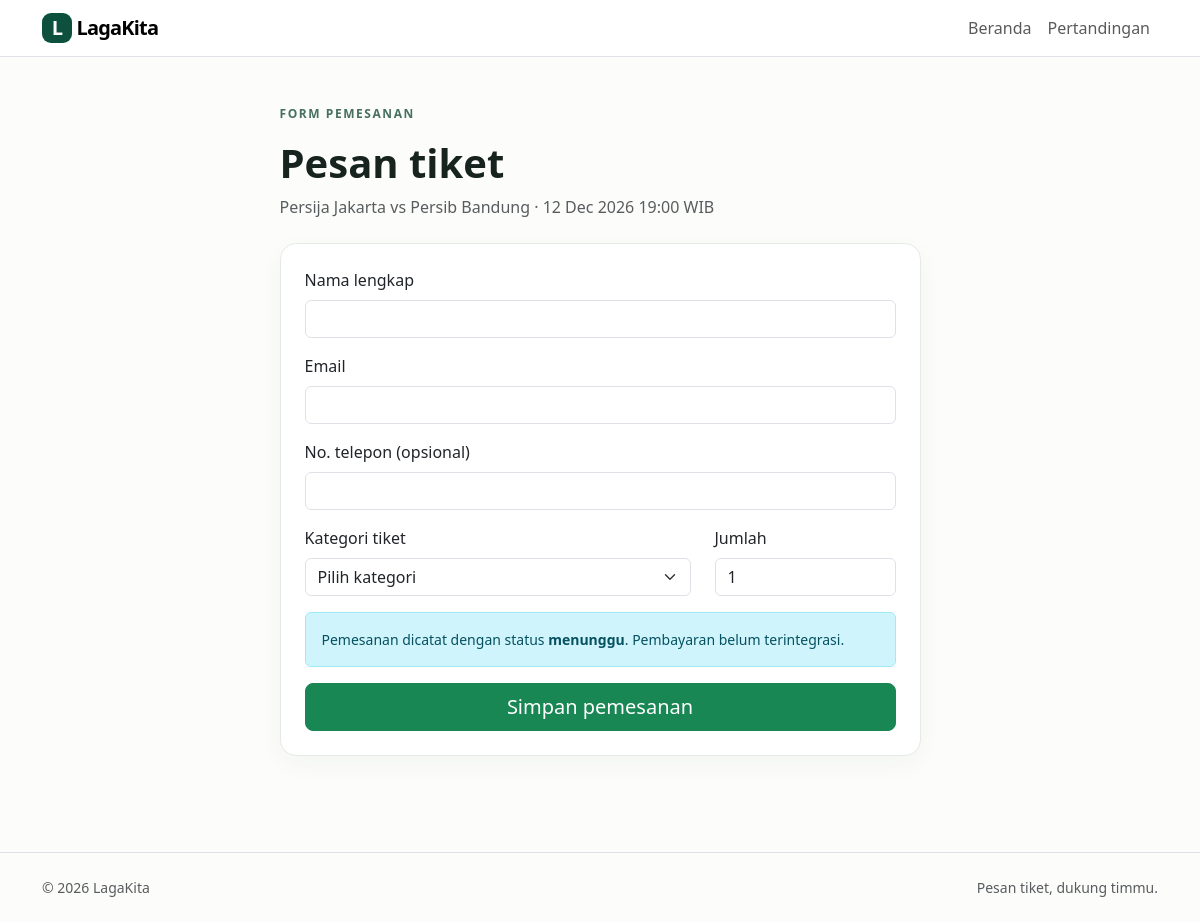
The page /pesan.php?id=1 on the database its author committed.
### tables this page shows
CREATE TABLE IF NOT EXISTS pertandingan (
  id INT UNSIGNED AUTO_INCREMENT PRIMARY KEY,
  tim_tuan_rumah VARCHAR(100) NOT NULL,
  tim_tamu VARCHAR(100) NOT NULL,
  kompetisi VARCHAR(120) NOT NULL,
  tanggal DATETIME NOT NULL,
  stadion VARCHAR(150) NOT NULL,
  kota VARCHAR(100) NOT NULL,
  deskripsi TEXT NULL,
  status ENUM('akan_datang','selesai','dibatalkan') NOT NULL DEFAULT 'akan_datang',
  dibuat_pada TIMESTAMP NOT NULL DEFAULT CURRENT_TIMESTAMP,
  INDEX idx_pertandingan_tanggal_status (tanggal, status)
);

### includes/db.php (called while the page is built, shortened)
<?php
function e(string|int|float|null $value): string { return htmlspecialchars((string)$value, ENT_QUOTES, 'UTF-8'); }

### pesan.php (the view, shortened to what this page needs)
<?php
require_once __DIR__.'/includes/db.php';
$matchId=filter_input(INPUT_GET,'id',FILTER_VALIDATE_INT) ?: filter_input(INPUT_POST,'pertandingan_id',FILTER_VALIDATE_INT);
$q=$pdo->prepare('SELECT * FROM pertandingan WHERE id=? AND status="akan_datang"'); $q->execute([$matchId?:0]); $match=$q->fetch();
$q=$pdo->prepare('SELECT * FROM kategori_tiket WHERE pertandingan_id=? AND stok>0 ORDER BY harga'); $q->execute([$match['id']]); $categories=$q->fetchAll();
?><!doctype html><html lang="id"><head><meta charset="utf-8"><meta name="viewport" content="width=device-width,initial-scale=1"><title>Pesan Tiket | LagaKita</title><link href="https://cdn.jsdelivr.net/npm/bootstrap@5.3.3/dist/css/bootstrap.min.css" rel="stylesheet"><link href="assets/css/style.css" rel="stylesheet"></head><body><?php include __DIR__.'/includes/navbar.php'; ?><main class="container py-5"><div class="row justify-content-center"><div class="col-lg-7"><p class="eyebrow">FORM PEMESANAN</p><h1 class="fw-bold">Pesan tiket</h1><p class="text-muted mb-4"><?= e($match['tim_tuan_rumah']) ?> vs <?= e($match['tim_tamu']) ?> · <?= e(date('d M Y H:i',strtotime($match['tanggal']))) ?> WIB</p><?php if($errors): ?><div class="alert alert-danger"><ul class="mb-0"><?php foreach($errors as $error): ?><li><?= e($error) ?></li><?php endforeach; ?></ul></div><?php endif; ?><form method="post" data-confirm class="card match-card"><div class="card-body p-4"><input type="hidden" name="pertandingan_id" value="<?= (int)$match['id'] ?>"><div class="mb-3"><label class="form-label" for="nama">Nama lengkap</label><input class="form-control" id="nama" name="nama" maxlength="120" required value="<?= e($_POST['nama']??'') ?>"></div><div class="mb-3"><label class="form-label" for="email">Email</label><input class="form-control" id="email" name="email" type="email" maxlength="150" required value="<?= e($_POST['email']??'') ?>"></div><div class="mb-3"><label class="form-label" for="no_telepon">No. telepon (opsional)</label><input class="form-control" id="no_telepon" name="no_telepon" maxlength="30" value="<?= e($_POST['no_telepon']??'') ?>"></div><div class="row"><div class="col-md-8 mb-3"><label class="form-label" for="kategori_id">Kategori tiket</label><select class="form-select" id="kategori_id" name="kategori_id" required><option value="">Pilih kategori</option><?php foreach($categories as $cat): ?><option value="<?= (int)$cat['id'] ?>" <?= (($_POST['kategori_id']??'')==$cat['id'])?'selected':'' ?>><?= e($cat['nama_kategori']) ?> — <?= rupiah($cat['harga']) ?> (stok <?= (int)$cat['stok'] ?>)</option><?php endforeach; ?></select></div><div class="col-md-4 mb-3"><label class="form-label" for="jumlah">Jumlah</label><input class="form-control" type="number" min="1" max="10" id="jumlah" name="jumlah" required value="<?= e($_POST['jumlah']??1) ?>"></div></div><div class="alert alert-info small">Pemesanan dicatat dengan status <strong>menunggu</strong>. Pembayaran belum terintegrasi.</div><button class="btn btn-success btn-lg w-100" type="submit" <?= !$categories?'disabled':'' ?>>Simpan pemesanan</button></div></form></div></div></main><?php include __DIR__.'/includes/footer.php'; ?></body></html>

### assets/css/style.css (style rules this page uses)
:root { --green:#0c503d;--lime:#d5f36a }
body { color:#17231f;background:#fcfdfb }
.eyebrow { font-size:.75rem;font-weight:700;letter-spacing:.13em;color:#47705e }
.match-card { border:1px solid #e4ebe6;border-radius:16px;box-shadow:0 8px 26px rgba(20,53,39,.04) }

### rows shown on the page
pertandingan: tim_tuan_rumah "Persija Jakarta", tim_tamu "Persib Bandung", tanggal "12 Dec 2026 19:00"
